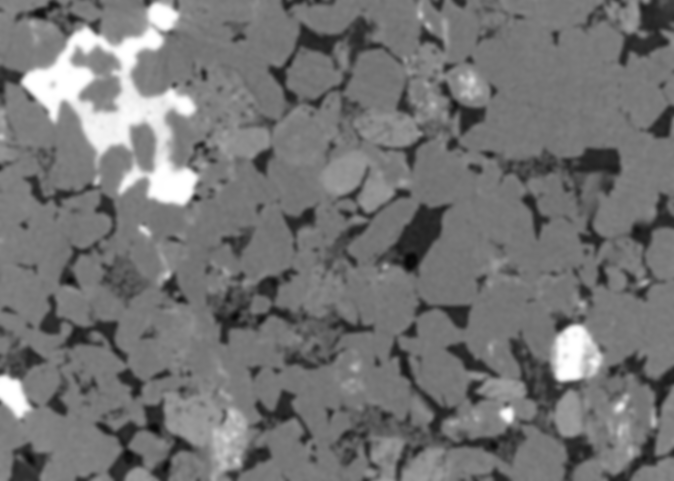
#> input picture inpdata/images/sandstone_blur_2sigma.tif, 674 x 481 px
$ jupyter execute 003_unsharp_mask.ipynb
#> lines starting #> are read from the running program, lines starting #| are printed output that depends on the picture
Let's take a look on the following equation:
$$U = O + \alpha \cdot (O - B),$$
where $U$ - unsharped image, $O$ - original image, $B$ - blurred image, $\alpha$ - is amount (some coefficient)

[cell 1]
from skimage import io, img_as_float
from skimage.filters import unsharp_mask, gaussian
import matplotlib.pyplot as plt
import numpy as np

[cell 2]
img = img_as_float(io.imread("../inpdata/images/sandstone_blur_2sigma.tif", as_gray = True))
#> img: shape (481, 674) float64; min 0.0235, max 1, mean 0.453

fig1 = plt.figure(figsize=(7, 7))
plt.imshow(img, cmap = "gray")

[cell 3]
gimg = gaussian(img, sigma=2, mode="constant", cval=0.0)

img2 = 2.0 * (img - gimg)
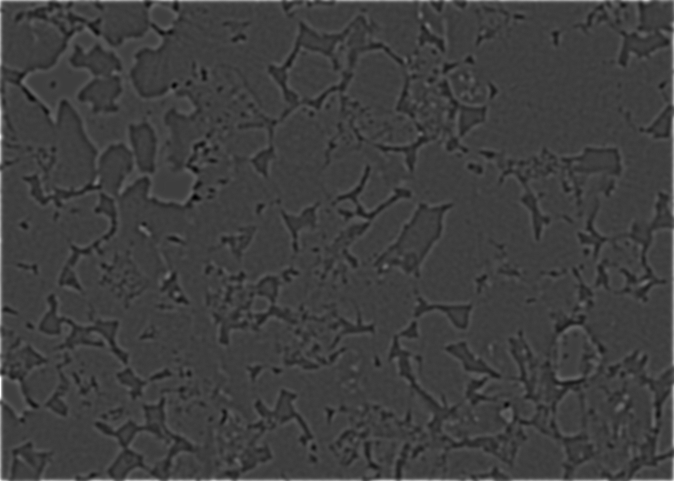
#> img2: shape (481, 674) float64; min -0.265, max 0.815, mean 0.00488; drawn with min black and max white
img3 = img + img2
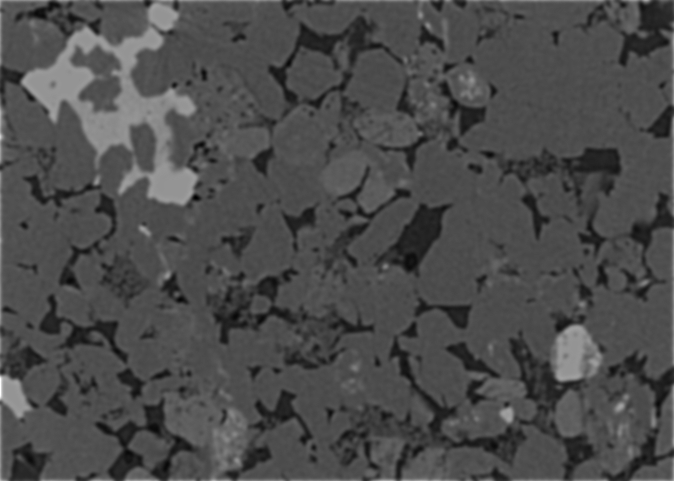
#> img3: shape (481, 674) float64; min -0.12, max 1.81, mean 0.457; drawn with min black and max white

fig2 = plt.figure(figsize=(7, 7))
plt.imshow(img3, cmap = "gray")

[cell 4]
img3 = unsharp_mask(img, radius=3, amount=2)
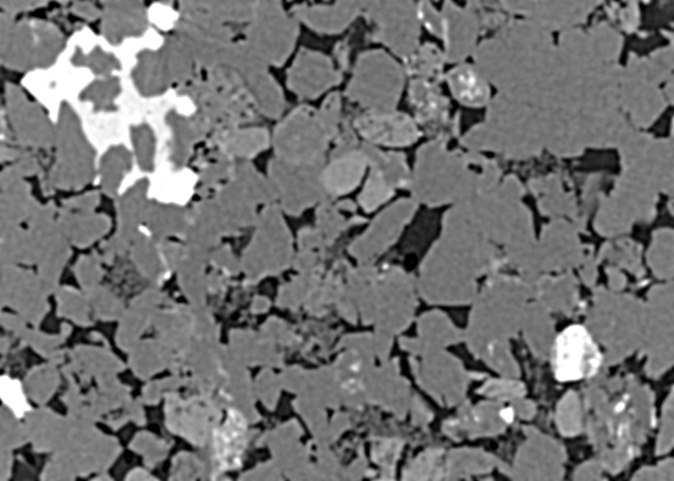
#> img3: shape (481, 674) float64; min 0, max 1, mean 0.452
fig = plt.figure(figsize=(7, 7))
plt.imshow(img3, cmap = "gray")
